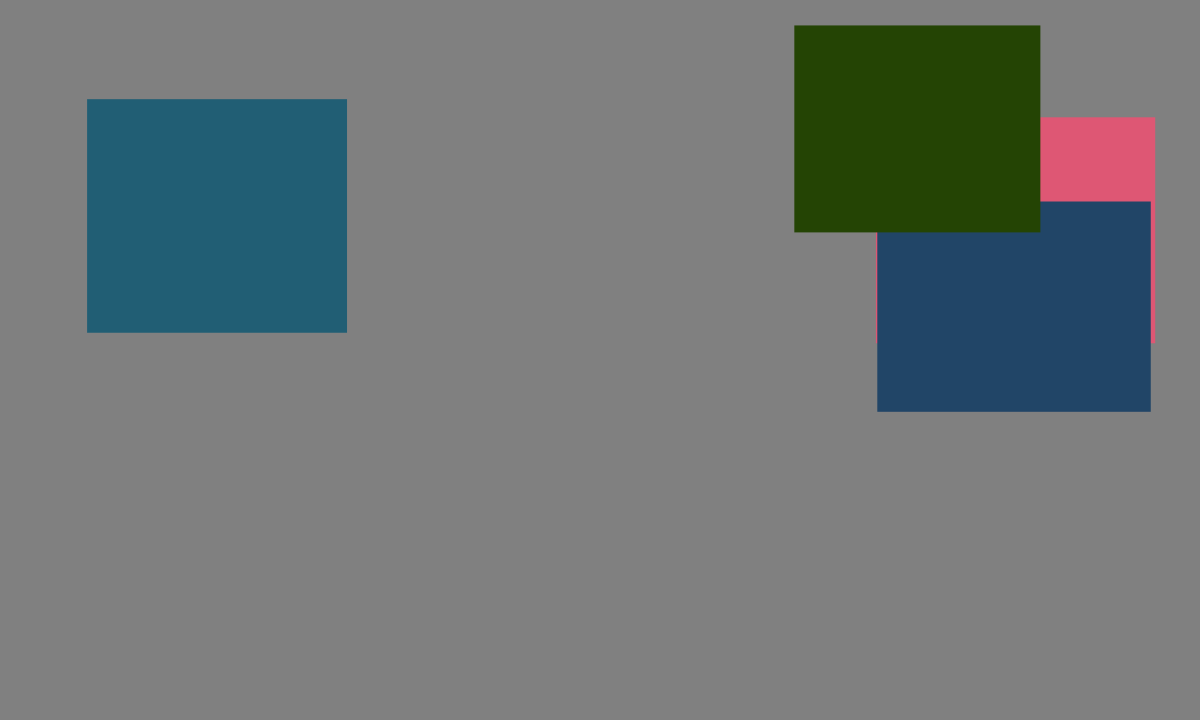
Frame 1 (no input)
Frame 60 (the mouse pressed at the canvas centre just before this capture): identical to frame 1, image omitted
Frame 120 (the mouse held since frame 60 and released just before this capture): identical to frame 1, image omitted

The Processing sketch that drew this single still picture (run headless with seeded random() and noise(); from frame 60 on, the mouse is pressed at the canvas centre):

// Processing sketch: ParticleDemo_02MakaylaMengesEdited
// ── ParticleDemo_02MakaylaMengesEdited.pde
import java.util.Iterator;

ArrayList<ParticleSystem> systems;
ParticleSystem p;
PVector gravity = new PVector( 0, 0.04 );
Shapes shape;
ArrayList<Shapes> shapes;
Iterator<Shapes> it;
Shapes s;

void setup() {
  size( 1200, 720 );
  systems = new ArrayList<ParticleSystem>();
  shapes = new ArrayList<Shapes>();
  for (int i = 0; i < 4; i++)
  {
    shape = new Shapes();
    shapes.add(shape);
  }
  it = shapes.iterator();
}

void draw() {
  background( 128 );
  for (ParticleSystem ps : systems) {
    ps.run();
  }
  for (Shapes s : shapes)
  {
    s.create();
  }
}


void mousePressed() {
  shatter();
}

void shatter()
{
 
  PVector point = new PVector(mouseX, mouseY);
  it = shapes.iterator();

  while (it.hasNext()) {
    s = it.next();
    if (point.x > s.x && point.x < (s.x + s.rectW) && point.y > s.y && point.y < (s.y + s.rectH))
    {
      p = new ParticleSystem(new PVector(s.x, s.y));
      p.fillR = s.r;
      p.fillG = s.g;
      p.fillB = s.b;
      for (float i = s.x; i <= (s.x + s.rectW); i += 8)
      {
        for (float j = s.y; j < (s.y + s.rectH); j += 8)
        {
          p.addParticle(new PVector(i, j));
        }
      }
      it.remove();
      systems.add(p);
      break;
    }
  }
}
// ── Particle.pde
// A class to represent one particle
class Particle {
  PVector location;
  PVector velocity;
  PVector acceleration;
  float mass;
  float lifespan;
  float fillR, fillG, fillB, fillA;

  Particle( PVector loc ) {
    location = loc.copy();
    velocity = new PVector( 0, 0 );
    acceleration = new PVector( 0, 0 );
    lifespan = 255.0;
    mass = 1.0;
    fillR = 255.0;
    fillG = 255.0;
    fillB = 255.0;
    fillA = 255.0;
  }

  void applyForce( PVector force ) {
    PVector f = force.copy();
    f.div(mass);
    acceleration.add( f );
  }

  void update() {
    velocity.add( acceleration );
    location.add( velocity );
    acceleration.mult( 0 );
    lifespan -= 2.0;
  }

  void render() {
    noStroke();
    fill( fillR, fillG, fillB, lifespan );
    ellipse( location.x, location.y, random(1,15), random(1,15) );
  }

  boolean isDead() {
    return (lifespan <= 0.0);
  }

  void setColor( float r, float g, float b, float a ) {
    fillR = r;
    fillG = g;
    fillB = b;
    fillA = a;
  }
}
// ── ParticleSystem.pde

class ParticleSystem {
  ArrayList<Particle> particles;
  PVector origin;
  float fillR, fillG, fillB, fillA;

  ParticleSystem( PVector loc ) {
    origin = loc.copy();
    particles = new ArrayList<Particle>();
    fillR = 255.0;
    fillG = 255.0;
    fillB = 255.0;
    fillA = 255.0;
  }

  void run() {
   // addParticle();

    Iterator<Particle> it = particles.iterator();
    while (it.hasNext ()) {
      Particle p = it.next();
      p.applyForce(gravity);
      p.update();
      p.render();
      if (p.isDead()) {
        it.remove();
      }
    }
  }

  // Add a particle at a given position
  void addParticle( PVector point ) {
    Particle p = new Particle( point );
    p.velocity = new PVector(random(-1, 1), random(-2, 0));
    p.setColor( fillR, fillG, fillB, fillA );
    particles.add( p );
  }

  // Add a particle at the ParticleSystem origin
  void addParticle() {
    addParticle( origin );
  }

  void setColor( float r, float g, float b, float a ) {
    fillR = r;
    fillG = g;
    fillB = b;
    fillA = a;
  }
}
// ── Shapes.pde
class Shapes
{
  float x;
  float y;
  float rectW;
  float rectH;
  float r;
  float g;
  float b;

  Shapes()
  {
    rectW = random(150, 350);
    rectH = random(200, 300);
    x = random(0, width-rectW);
    y = random(0, height-rectH);
    r = random(30, 255);
    g = random(10, 255);
    b = random(0, 255);
  }

  void create()
  {
    noStroke();
    fill(r, g, b);
    rect(x, y, rectW, rectH);
  }
}
